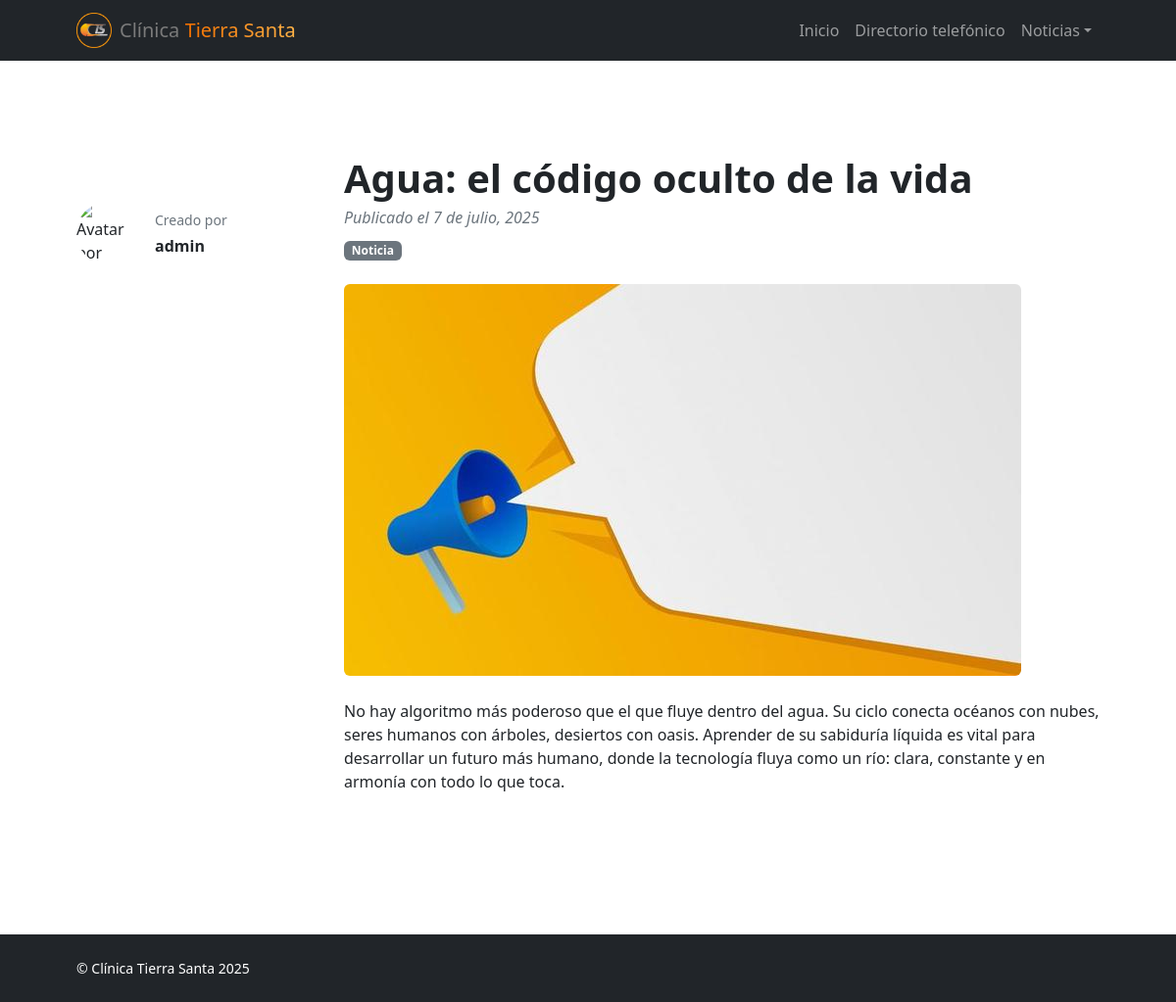
The page /anuncio/agua-el-codigo-oculto-de-la-vida/ on the database its author committed.
### web/models.py (models this page shows, shortened)
class Anuncio(models.Model):
    titulo = models.CharField(max_length=200)
    contenido = models.TextField()
    imagen = models.ImageField(upload_to='anuncios/', blank=True, null=True)
    publicado = models.DateTimeField(auto_now_add=True)
    activo = models.BooleanField(default=True)
    slug = models.SlugField(unique=True, blank=True)
    autor = models.ForeignKey(
        User, on_delete=models.CASCADE, related_name='anuncios')  # 🔗 Nuevo campo

### web/views.py (the view)
# urls.py: path('anuncio/<slug:slug>/', views.anuncio_detalle, name='anuncio_detalle'),
def anuncio_detalle(request, slug):
    anuncio = get_object_or_404(Anuncio, slug=slug, activo=True)
    return render(request, 'blog-post.html', {'anuncio': anuncio})

### templates/blog-post.html (shortened to what this page needs)
{% load static %}
<!DOCTYPE html>
<html lang="es">
<head>
    <link href="https://cdn.jsdelivr.net/npm/bootstrap-icons@1.5.0/font/bootstrap-icons.css" rel="stylesheet" />
    <link href="{% static 'assets/css/styles.css' %}" rel="stylesheet">
    <link rel="stylesheet" href="{% static 'assets/css/custom.css' %}">
</head>
<body class="d-flex flex-column">
    <main class="flex-shrink-0">
        <nav class="navbar navbar-expand-lg navbar-dark bg-dark">
            <div class="container px-5">
                <a class="navbar-brand d-flex align-items-center gap-2" href="{% url 'inicio' %}">
                    <img src="{% static 'assets/img/Logo_navbar.png' %}" alt="" height="36">
                         <span class="navbar-nombre">
                        <span class="clinica">Clínica</span>
                        <span class="tierra-santa">Tierra Santa</span>
                    </span>
                </a>
                <div class="collapse navbar-collapse" id="navbarSupportedContent">
                    <ul class="navbar-nav ms-auto mb-2 mb-lg-0">
                        <li class="nav-item"><a class="nav-link" href="{% url 'inicio' %}">Inicio</a></li>
                        <li class="nav-item"><a class="nav-link" href="{% url 'contact' %}">Directorio telefónico</a>
                        </li>
                        <li class="nav-item dropdown">
                            <a class="nav-link dropdown-toggle" id="navbarDropdownBlog" href="#" role="button"
                                data-bs-toggle="dropdown" aria-expanded="false">Noticias</a>
                        </li>
                    </ul>
                </div>
            </div>
        </nav>
<section class="py-5">
    <div class="container px-5 my-5">
        <div class="row gx-5">
<div class="col-lg-3">
    <div class="d-flex align-items-center mt-lg-5 mb-4">
        {% if anuncio.autor.profile.avatar %}
            <img class="img-fluid rounded-circle"
                 src="{{ anuncio.autor.profile.avatar.url }}"
                 alt="Avatar de {{ anuncio.autor.username }}"
                 style="width: 64px; height: 64px; object-fit: cover;" />
        {% else %}
            <img class="img-fluid rounded-circle"
                 src="/media/avatars/Icono.jpg"
                 alt="Avatar por defecto"
                 style="width: 64px; height: 64px; object-fit: cover;" />
        {% endif %}
        <div class="ms-3">
            <div class="text-muted small mb-1">Creado por</div>
            <div class="fw-bold">
                {{ anuncio.autor.get_full_name|default:anuncio.autor.username }}
            </div>
        </div>
    </div>
</div>
            <div class="col-lg-9">
                <article>
                    <header class="mb-4">
                        <h1 class="fw-bolder mb-1">{{ anuncio.titulo }}</h1>
                        <div class="text-muted fst-italic mb-2">
                            Publicado el {{ anuncio.publicado|date:"j \\d\\e F, Y" }}
                        </div>
                        <span class="badge bg-secondary">Noticia</span>
                    </header>
                    {% if anuncio.imagen %}
                    <figure class="mb-4">
                        <img class="img-fluid rounded" src="{{ anuncio.imagen.url }}"
                             alt="{{ anuncio.titulo }}" />
                    </figure>
                    {% endif %}
                    <section class="mb-5">
                        <p class="fs-5 mb-4">{{ anuncio.contenido|linebreaks }}</p>
                    </section>
                </article>
            </div>
        </div>
    </div>
</section>
    </main>
    <footer class="bg-dark py-4 mt-auto">
        <div class="container px-5">
            <div class="row align-items-center justify-content-between flex-column flex-sm-row">
                <div class="col-auto">
                    <div class="small m-0 text-white">&copy; Clínica Tierra Santa 2025</div>
                </div>
            </div>
        </div>
    </footer>
</body>
</html>

### static/assets/css/custom.css (style rules this page uses)
body { scroll-behavior: smooth; transition: background-color 0.3s ease, color 0.3s ease; }
.clinica { color: #7a7a7a; }
.tierra-santa { background: linear-gradient(90deg, #f16f00, #ffb347); -webkit-background-clip: text; -webkit-text-fill-color: transparent; display: inline-block; }

### rows shown on the page
Anuncio: autor.get_full_name "admin", titulo "Agua: el código oculto de la vida", publicado "7 de julio, 2025", imagen (picture), contenido "No hay algoritmo más poderoso que el que fluye dentro del agua. Su ciclo conecta océanos con nubes, seres humanos con árboles, desiertos con oasis. Aprender de su sabiduría líquida es vital para desarrollar un futuro más humano, donde la tecnología fluya como un río: clara, constante y en armonía con todo lo que toca."
